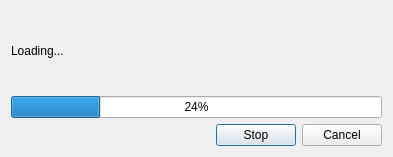
<?xml version="1.0" encoding="UTF-8"?>
<ui version="4.0">
 <class>ProgressBarDialog</class>
 <widget class="QDialog" name="ProgressBarDialog">
  <property name="geometry">
   <rect>
    <x>0</x>
    <y>0</y>
    <width>393</width>
    <height>157</height>
   </rect>
  </property>
  <property name="windowTitle">
   <string>Progress Bar</string>
  </property>
  <property name="windowIcon">
   <iconset resource="resources.qrc">
    <normaloff>:/static/default/icon/22x22/moonstone.png</normaloff>:/static/default/icon/22x22/moonstone.png</iconset>
  </property>
  <layout class="QVBoxLayout" name="verticalLayout">
   <item>
    <widget class="QLabel" name="loadingText">
     <property name="text">
      <string>Loading...</string>
     </property>
    </widget>
   </item>
   <item>
    <widget class="QProgressBar" name="progressBar">
     <property name="value">
      <number>24</number>
     </property>
    </widget>
   </item>
   <item>
    <layout class="QHBoxLayout" name="horizontalLayout">
     <item>
      <spacer name="horizontalSpacer">
       <property name="orientation">
        <enum>Qt::Horizontal</enum>
       </property>
       <property name="sizeHint" stdset="0">
        <size>
         <width>40</width>
         <height>20</height>
        </size>
       </property>
      </spacer>
     </item>
     <item>
      <widget class="QPushButton" name="stopButton">
       <property name="text">
        <string>Stop</string>
       </property>
       <property name="icon">
        <iconset resource="resources.qrc">
         <normaloff>:/static/default/icon/22x22/process-stop.png</normaloff>:/static/default/icon/22x22/process-stop.png</iconset>
       </property>
      </widget>
     </item>
     <item>
      <widget class="QPushButton" name="cancelButton">
       <property name="text">
        <string>Cancel</string>
       </property>
       <property name="icon">
        <iconset resource="resources.qrc">
         <normaloff>:/static/default/icon/22x22/dialog-cancel.png</normaloff>:/static/default/icon/22x22/dialog-cancel.png</iconset>
       </property>
      </widget>
     </item>
    </layout>
   </item>
  </layout>
 </widget>
 <resources>
  <include location="resources.qrc"/>
 </resources>
 <connections/>
</ui>
